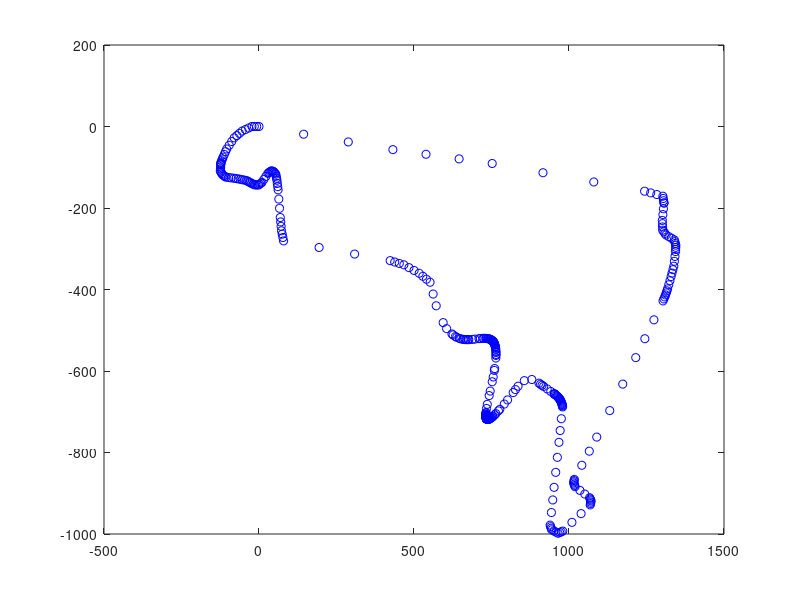

Source code (MATLAB):
x = {0.0, 143.98, 287.95, 431.93, 538.7, 645.47, 752.25, 916.1, 1079.96, 1243.82, 1263.48, 1283.15, 1302.82, 1304.01, 1305.21, 1306.4, 1306.4, 1304.65, 1302.9, 1301.15, 1301.49, 1301.84, 1302.18, 1305.83, 1309.49, 1313.14, 1321.95, 1330.76, 1339.58, 1341.25, 1342.92, 1344.59, 1344.27, 1343.94, 1343.62, 1341.81, 1340.0, 1338.18, 1335.24, 1332.3, 1329.35, 1325.58, 1321.81, 1318.04, 1315.87, 1313.7, 1311.53, 1308.78, 1306.02, 1303.27, 1273.95, 1244.63, 1215.31, 1173.38, 1131.45, 1089.53, 1065.42, 1041.31, 1017.2, 1016.5, 1015.79, 1015.09, 1016.58, 1018.08, 1019.57, 1035.23, 1050.9, 1066.56, 1068.13, 1069.69, 1071.26, 1070.33, 1069.4, 1068.47, 1038.97, 1009.46, 979.96, 974.91, 969.87, 964.83, 958.0, 951.17, 944.34, 942.56, 940.78, 939.0, 943.29, 947.58, 951.87, 957.14, 962.41, 967.68, 971.51, 975.33, 979.15, 978.76, 978.36, 977.97, 976.96, 975.96, 974.95, 973.8, 972.64, 971.49, 970.26, 969.04, 967.82, 965.96, 964.11, 962.25, 959.1, 955.95, 952.8, 952.77, 952.74, 952.71, 941.13, 929.54, 917.96, 913.03, 908.09, 903.16, 880.03, 855.86, 835.75, 827.27, 820.03, 801.78, 791.12, 776.76, 772.31, 763.95, 760.05, 755.04, 753.67, 751.03, 749.76, 747.34, 746.19, 744.0, 742.97, 741.02, 740.11, 738.9, 738.56, 737.81, 737.41, 736.76, 736.51, 736.01, 735.78, 735.4, 735.27, 735.0, 734.88, 734.61, 734.47, 734.22, 734.11, 733.9, 733.8, 733.57, 733.44, 733.21, 733.09, 732.78, 732.59, 732.32, 732.22, 732.04, 731.96, 731.83, 731.77, 731.67, 731.63, 731.57, 731.57, 731.65, 731.71, 731.96, 732.19, 733.81, 736.43, 742.48, 745.78, 752.28, 755.47, 759.16, 760.13, 764.06, 764.41, 764.47, 764.43, 764.33, 763.89, 763.52, 762.64, 762.23, 761.17, 760.48, 759.25, 758.77, 757.76, 757.22, 756.23, 755.8, 754.91, 754.45, 753.46, 752.92, 751.0, 749.5, 746.78, 745.62, 743.2, 741.94, 738.89, 737.06, 733.27, 731.29, 725.89, 722.36, 714.23, 709.58, 696.54, 687.96, 676.8, 674.05, 668.61, 665.93, 660.68, 658.12, 650.9, 646.41, 637.86, 633.8, 626.07, 622.4, 605.11, 594.07, 571.62, 561.69, 551.86, 540.14, 528.43, 516.71, 500.25, 483.79, 467.33, 452.55, 437.78, 423.0, 308.42, 193.85, 79.28, 77.06, 74.85, 72.63, 71.3, 69.96, 68.63, 66.29, 63.96, 61.63, 60.37, 59.12, 57.86, 56.61, 55.37, 54.12, 51.56, 49.0, 46.44, 43.94, 41.44, 38.94, 35.52, 32.11, 28.69, 22.27, 15.85, 9.43, 5.8, 2.16, -1.48, -5.85, -10.22, -14.59, -19.09, -23.58, -28.08, -32.09, -36.11, -40.12, -46.89, -53.65, -60.42, -67.29, -74.15, -81.02, -89.53, -98.04, -106.55, -110.09, -113.62, -117.16, -119.68, -122.2, -124.73, -124.33, -123.93, -123.53, -123.33, -123.13, -122.93, -120.55, -118.16, -115.77, -111.92, -108.07, -104.22, -96.17, -88.12, -80.08, -71.56, -63.05, -54.54, -43.92, -33.31, -22.69, -15.13, -7.56};
y = {0.0, -18.93, -37.86, -56.78, -68.13, -79.47, -90.81, -113.47, -136.12, -158.77, -162.87, -166.96, -171.05, -176.6, -182.15, -187.7, -187.7, -201.95, -216.2, -230.45, -238.45, -246.45, -254.45, -258.37, -262.29, -266.2, -270.23, -274.25, -278.27, -282.59, -286.92, -291.24, -296.47, -301.69, -306.91, -318.87, -330.84, -342.8, -351.29, -359.79, -368.28, -378.28, -388.28, -398.28, -403.28, -408.28, -413.28, -418.21, -423.14, -428.07, -474.44, -520.81, -567.18, -632.15, -697.13, -762.1, -796.73, -831.35, -865.98, -868.88, -871.77, -874.67, -877.74, -880.82, -883.89, -892.92, -901.94, -910.97, -913.54, -916.12, -918.69, -921.99, -925.28, -928.58, -950.01, -971.44, -992.87, -994.65, -996.43, -998.21, -995.37, -992.53, -989.69, -985.87, -982.05, -978.23, -947.31, -916.4, -885.49, -848.67, -811.86, -775.05, -746.09, -717.13, -688.17, -686.25, -684.34, -682.42, -680.35, -678.28, -676.2, -674.33, -672.45, -670.58, -669.35, -668.13, -666.9, -665.27, -663.64, -662.01, -660.11, -658.2, -656.29, -656.32, -656.36, -656.39, -650.19, -643.98, -637.77, -635.13, -632.49, -629.85, -620.89, -623.66, -637.35, -645.72, -652.97, -670.93, -681.1, -693.96, -697.8, -704.64, -707.63, -711.13, -712.05, -713.72, -714.48, -715.81, -716.39, -717.37, -717.77, -718.38, -718.59, -718.75, -718.77, -718.8, -718.78, -718.71, -718.66, -718.55, -718.48, -718.33, -718.27, -718.15, -718.08, -717.92, -717.82, -717.63, -717.54, -717.36, -717.26, -717.02, -716.87, -716.56, -716.39, -715.88, -715.5, -714.8, -714.5, -713.86, -713.52, -712.82, -712.44, -711.53, -710.99, -709.6, -708.74, -706.96, -706.03, -703.49, -701.78, -691.98, -681.82, -660.31, -649.22, -626.37, -614.61, -598.56, -594.01, -568.16, -561.79, -559.4, -554.8, -552.57, -547.78, -545.26, -541.37, -539.91, -536.82, -535.23, -532.93, -532.15, -530.66, -529.96, -528.81, -528.35, -527.48, -527.07, -526.26, -525.86, -524.57, -523.78, -522.66, -522.27, -521.57, -521.28, -520.7, -520.45, -520.08, -519.97, -519.83, -519.9, -520.27, -520.62, -521.69, -522.49, -522.95, -523.01, -523.0, -522.92, -522.57, -522.3, -521.22, -520.15, -517.33, -515.58, -511.47, -509.11, -496.03, -481.26, -439.97, -411.13, -382.14, -374.82, -367.51, -360.19, -353.26, -346.33, -339.4, -335.99, -332.58, -329.17, -313.04, -296.9, -280.77, -272.46, -264.16, -255.85, -245.02, -234.18, -223.34, -200.71, -178.07, -155.44, -147.61, -139.79, -131.96, -126.97, -121.99, -117.0, -114.72, -112.44, -110.16, -109.8, -109.45, -109.09, -111.07, -113.04, -115.02, -122.38, -129.74, -137.1, -139.23, -141.36, -143.49, -143.37, -143.25, -143.12, -141.36, -139.6, -137.84, -136.13, -134.43, -132.73, -131.64, -130.55, -129.46, -128.62, -127.77, -126.92, -126.09, -125.26, -124.43, -122.53, -120.63, -118.74, -115.68, -112.61, -109.55, -104.56, -99.57, -94.58, -92.57, -90.56, -88.55, -84.11, -79.67, -75.23, -68.53, -61.84, -55.14, -46.04, -36.95, -27.85, -22.34, -16.83, -11.31, -7.49, -3.66, 0.17, 0.11, 0.06};

for k = 1:numel(x)

    x2 =x{k};
    y2 =y{k};
    x2
    y2
    plot(x2,y2, '--bo')
    hold on
    pause(.1)

end